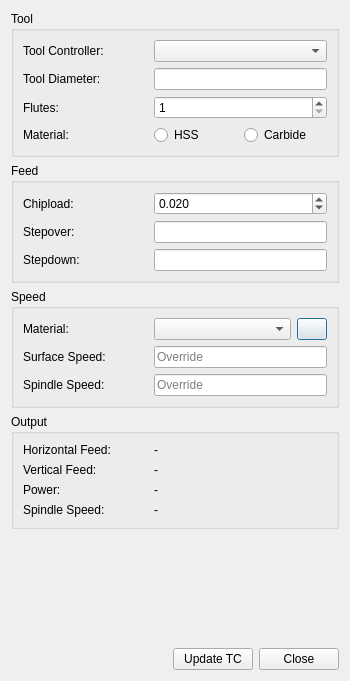
<?xml version="1.0" encoding="UTF-8"?>
<ui version="4.0">
 <class>Dialog</class>
 <widget class="QDialog" name="Dialog">
  <property name="geometry">
   <rect>
    <x>0</x>
    <y>0</y>
    <width>350</width>
    <height>681</height>
   </rect>
  </property>
  <property name="sizePolicy">
   <sizepolicy hsizetype="Preferred" vsizetype="Fixed">
    <horstretch>0</horstretch>
    <verstretch>0</verstretch>
   </sizepolicy>
  </property>
  <property name="minimumSize">
   <size>
    <width>350</width>
    <height>0</height>
   </size>
  </property>
  <property name="windowTitle">
   <string>Path Feeds and Speeds</string>
  </property>
  <property name="statusTip">
   <string/>
  </property>
  <layout class="QGridLayout" name="gridLayout_5">
   <item row="0" column="0">
    <widget class="QGroupBox" name="groupBox">
     <property name="title">
      <string>Tool</string>
     </property>
     <layout class="QGridLayout" name="gridLayout">
      <item row="0" column="0">
       <widget class="QLabel" name="label_13">
        <property name="sizePolicy">
         <sizepolicy hsizetype="Fixed" vsizetype="Preferred">
          <horstretch>0</horstretch>
          <verstretch>0</verstretch>
         </sizepolicy>
        </property>
        <property name="minimumSize">
         <size>
          <width>125</width>
          <height>0</height>
         </size>
        </property>
        <property name="maximumSize">
         <size>
          <width>16777215</width>
          <height>16777215</height>
         </size>
        </property>
        <property name="text">
         <string>Tool Controller:</string>
        </property>
       </widget>
      </item>
      <item row="0" column="1">
       <widget class="QComboBox" name="toolController_CB">
        <property name="toolTip">
         <string>&lt;html&gt;&lt;head/&gt;&lt;body&gt;&lt;p&gt;Tool Controller&lt;/p&gt;&lt;/body&gt;&lt;/html&gt;</string>
        </property>
       </widget>
      </item>
      <item row="1" column="0">
       <widget class="QLabel" name="label_6">
        <property name="sizePolicy">
         <sizepolicy hsizetype="Fixed" vsizetype="Preferred">
          <horstretch>0</horstretch>
          <verstretch>0</verstretch>
         </sizepolicy>
        </property>
        <property name="minimumSize">
         <size>
          <width>125</width>
          <height>0</height>
         </size>
        </property>
        <property name="maximumSize">
         <size>
          <width>16777215</width>
          <height>16777215</height>
         </size>
        </property>
        <property name="text">
         <string>Tool Diameter:</string>
        </property>
       </widget>
      </item>
      <item row="2" column="0">
       <widget class="QLabel" name="label_7">
        <property name="sizePolicy">
         <sizepolicy hsizetype="Fixed" vsizetype="Preferred">
          <horstretch>0</horstretch>
          <verstretch>0</verstretch>
         </sizepolicy>
        </property>
        <property name="minimumSize">
         <size>
          <width>125</width>
          <height>0</height>
         </size>
        </property>
        <property name="maximumSize">
         <size>
          <width>16777215</width>
          <height>16777215</height>
         </size>
        </property>
        <property name="text">
         <string>Flutes:</string>
        </property>
       </widget>
      </item>
      <item row="2" column="1">
       <widget class="QSpinBox" name="flutes_SB">
        <property name="toolTip">
         <string>&lt;html&gt;&lt;head/&gt;&lt;body&gt;&lt;p&gt;Number of flutes or cutting edges&lt;/p&gt;&lt;/body&gt;&lt;/html&gt;</string>
        </property>
        <property name="readOnly">
         <bool>false</bool>
        </property>
        <property name="minimum">
         <number>1</number>
        </property>
       </widget>
      </item>
      <item row="3" column="0" colspan="2">
       <layout class="QHBoxLayout" name="horizontalLayout_9">
        <property name="leftMargin">
         <number>0</number>
        </property>
        <item>
         <widget class="QLabel" name="label_2">
          <property name="sizePolicy">
           <sizepolicy hsizetype="Maximum" vsizetype="Preferred">
            <horstretch>0</horstretch>
            <verstretch>0</verstretch>
           </sizepolicy>
          </property>
          <property name="minimumSize">
           <size>
            <width>125</width>
            <height>0</height>
           </size>
          </property>
          <property name="maximumSize">
           <size>
            <width>16777215</width>
            <height>16777215</height>
           </size>
          </property>
          <property name="text">
           <string>Material:</string>
          </property>
          <property name="alignment">
           <set>Qt::AlignLeading|Qt::AlignLeft|Qt::AlignVCenter</set>
          </property>
         </widget>
        </item>
        <item>
         <widget class="QRadioButton" name="hss_RB">
          <property name="toolTip">
           <string>&lt;html&gt;&lt;head/&gt;&lt;body&gt;&lt;p&gt;High Speed Steel&lt;/p&gt;&lt;/body&gt;&lt;/html&gt;</string>
          </property>
          <property name="text">
           <string>HSS</string>
          </property>
         </widget>
        </item>
        <item>
         <widget class="QRadioButton" name="cbd_RB">
          <property name="toolTip">
           <string>&lt;html&gt;&lt;head/&gt;&lt;body&gt;&lt;p&gt;carbide&lt;/p&gt;&lt;/body&gt;&lt;/html&gt;</string>
          </property>
          <property name="text">
           <string>Carbide</string>
          </property>
         </widget>
        </item>
       </layout>
      </item>
      <item row="1" column="1">
       <widget class="Gui::InputField" name="toolDia_LE">
        <property name="sizePolicy">
         <sizepolicy hsizetype="Preferred" vsizetype="Fixed">
          <horstretch>0</horstretch>
          <verstretch>0</verstretch>
         </sizepolicy>
        </property>
        <property name="toolTip">
         <string>&lt;html&gt;&lt;head/&gt;&lt;body&gt;&lt;p&gt;Tool Diameter&lt;/p&gt;&lt;/body&gt;&lt;/html&gt;</string>
        </property>
        <property name="readOnly">
         <bool>true</bool>
        </property>
        <property name="unit" stdset="0">
         <string notr="true"/>
        </property>
       </widget>
      </item>
     </layout>
    </widget>
   </item>
   <item row="1" column="0">
    <widget class="QGroupBox" name="groupBox_2">
     <property name="title">
      <string>Feed</string>
     </property>
     <layout class="QGridLayout" name="gridLayout_3">
      <item row="0" column="0">
       <widget class="QLabel" name="label_8">
        <property name="sizePolicy">
         <sizepolicy hsizetype="Fixed" vsizetype="Preferred">
          <horstretch>0</horstretch>
          <verstretch>0</verstretch>
         </sizepolicy>
        </property>
        <property name="minimumSize">
         <size>
          <width>125</width>
          <height>0</height>
         </size>
        </property>
        <property name="maximumSize">
         <size>
          <width>16777215</width>
          <height>16777215</height>
         </size>
        </property>
        <property name="text">
         <string>Chipload:</string>
        </property>
       </widget>
      </item>
      <item row="1" column="0">
       <widget class="QLabel" name="label_9">
        <property name="sizePolicy">
         <sizepolicy hsizetype="Fixed" vsizetype="Preferred">
          <horstretch>0</horstretch>
          <verstretch>0</verstretch>
         </sizepolicy>
        </property>
        <property name="minimumSize">
         <size>
          <width>125</width>
          <height>0</height>
         </size>
        </property>
        <property name="maximumSize">
         <size>
          <width>16777215</width>
          <height>16777215</height>
         </size>
        </property>
        <property name="text">
         <string>Stepover:</string>
        </property>
       </widget>
      </item>
      <item row="1" column="1">
       <widget class="Gui::InputField" name="WOC_SP">
        <property name="sizePolicy">
         <sizepolicy hsizetype="Preferred" vsizetype="Fixed">
          <horstretch>0</horstretch>
          <verstretch>0</verstretch>
         </sizepolicy>
        </property>
        <property name="toolTip">
         <string>&lt;html&gt;&lt;head/&gt;&lt;body&gt;&lt;p&gt;stepover or width of cut&lt;/p&gt;&lt;/body&gt;&lt;/html&gt;</string>
        </property>
        <property name="placeholderText">
         <string/>
        </property>
        <property name="unit" stdset="0">
         <string notr="true"/>
        </property>
       </widget>
      </item>
      <item row="2" column="0">
       <widget class="QLabel" name="label_10">
        <property name="sizePolicy">
         <sizepolicy hsizetype="Fixed" vsizetype="Preferred">
          <horstretch>0</horstretch>
          <verstretch>0</verstretch>
         </sizepolicy>
        </property>
        <property name="minimumSize">
         <size>
          <width>125</width>
          <height>0</height>
         </size>
        </property>
        <property name="maximumSize">
         <size>
          <width>16777215</width>
          <height>16777215</height>
         </size>
        </property>
        <property name="text">
         <string>Stepdown:</string>
        </property>
       </widget>
      </item>
      <item row="2" column="1">
       <widget class="Gui::InputField" name="DOC_SP">
        <property name="sizePolicy">
         <sizepolicy hsizetype="Preferred" vsizetype="Fixed">
          <horstretch>0</horstretch>
          <verstretch>0</verstretch>
         </sizepolicy>
        </property>
        <property name="toolTip">
         <string>&lt;html&gt;&lt;head/&gt;&lt;body&gt;&lt;p&gt;stepdown or depth of cut&lt;/p&gt;&lt;/body&gt;&lt;/html&gt;</string>
        </property>
        <property name="unit" stdset="0">
         <string notr="true"/>
        </property>
       </widget>
      </item>
      <item row="0" column="1">
       <widget class="QDoubleSpinBox" name="FPT_SB">
        <property name="toolTip">
         <string>&lt;html&gt;&lt;head/&gt;&lt;body&gt;&lt;p&gt;chipload or feed per tooth. &lt;/p&gt;&lt;/body&gt;&lt;/html&gt;</string>
        </property>
        <property name="decimals">
         <number>3</number>
        </property>
        <property name="minimum">
         <double>0.001000000000000</double>
        </property>
        <property name="maximum">
         <double>1.500000000000000</double>
        </property>
        <property name="singleStep">
         <double>0.010000000000000</double>
        </property>
        <property name="value">
         <double>0.020000000000000</double>
        </property>
       </widget>
      </item>
     </layout>
    </widget>
   </item>
   <item row="2" column="0">
    <widget class="QGroupBox" name="groupBox_3">
     <property name="title">
      <string>Speed</string>
     </property>
     <layout class="QGridLayout" name="gridLayout_2">
      <item row="0" column="0">
       <widget class="QLabel" name="label">
        <property name="sizePolicy">
         <sizepolicy hsizetype="Maximum" vsizetype="Preferred">
          <horstretch>0</horstretch>
          <verstretch>0</verstretch>
         </sizepolicy>
        </property>
        <property name="minimumSize">
         <size>
          <width>125</width>
          <height>0</height>
         </size>
        </property>
        <property name="maximumSize">
         <size>
          <width>16777215</width>
          <height>16777215</height>
         </size>
        </property>
        <property name="text">
         <string>Material:</string>
        </property>
       </widget>
      </item>
      <item row="0" column="1">
       <layout class="QHBoxLayout" name="horizontalLayout_2">
        <item>
         <widget class="QComboBox" name="material_CB">
          <property name="toolTip">
           <string>&lt;html&gt;&lt;head/&gt;&lt;body&gt;&lt;p&gt;material of stock&lt;/p&gt;&lt;/body&gt;&lt;/html&gt;</string>
          </property>
         </widget>
        </item>
        <item>
         <widget class="QPushButton" name="material_editor_PB">
          <property name="maximumSize">
           <size>
            <width>30</width>
            <height>16777215</height>
           </size>
          </property>
          <property name="text">
           <string/>
          </property>
         </widget>
        </item>
       </layout>
      </item>
      <item row="1" column="0">
       <widget class="QLabel" name="label_11">
        <property name="sizePolicy">
         <sizepolicy hsizetype="Maximum" vsizetype="Preferred">
          <horstretch>0</horstretch>
          <verstretch>0</verstretch>
         </sizepolicy>
        </property>
        <property name="minimumSize">
         <size>
          <width>125</width>
          <height>0</height>
         </size>
        </property>
        <property name="maximumSize">
         <size>
          <width>16777215</width>
          <height>16777215</height>
         </size>
        </property>
        <property name="text">
         <string>Surface Speed:</string>
        </property>
        <property name="alignment">
         <set>Qt::AlignLeading|Qt::AlignLeft|Qt::AlignVCenter</set>
        </property>
       </widget>
      </item>
      <item row="1" column="1">
       <widget class="QLineEdit" name="ss_LE">
        <property name="sizePolicy">
         <sizepolicy hsizetype="Preferred" vsizetype="Fixed">
          <horstretch>0</horstretch>
          <verstretch>0</verstretch>
         </sizepolicy>
        </property>
        <property name="toolTip">
         <string>&lt;html&gt;&lt;head/&gt;&lt;body&gt;&lt;p&gt;surface speed&lt;/p&gt;&lt;/body&gt;&lt;/html&gt;</string>
        </property>
        <property name="placeholderText">
         <string>Override</string>
        </property>
        <property name="unit" stdset="0">
         <string notr="true"/>
        </property>
       </widget>
      </item>
      <item row="2" column="0">
       <widget class="QLabel" name="label_3">
        <property name="sizePolicy">
         <sizepolicy hsizetype="Maximum" vsizetype="Preferred">
          <horstretch>0</horstretch>
          <verstretch>0</verstretch>
         </sizepolicy>
        </property>
        <property name="minimumSize">
         <size>
          <width>125</width>
          <height>0</height>
         </size>
        </property>
        <property name="maximumSize">
         <size>
          <width>16777215</width>
          <height>16777215</height>
         </size>
        </property>
        <property name="text">
         <string>Spindle Speed:</string>
        </property>
        <property name="alignment">
         <set>Qt::AlignLeading|Qt::AlignLeft|Qt::AlignVCenter</set>
        </property>
       </widget>
      </item>
      <item row="2" column="1">
       <widget class="QLineEdit" name="rpm_LE">
        <property name="sizePolicy">
         <sizepolicy hsizetype="Preferred" vsizetype="Fixed">
          <horstretch>0</horstretch>
          <verstretch>0</verstretch>
         </sizepolicy>
        </property>
        <property name="toolTip">
         <string>&lt;html&gt;&lt;head/&gt;&lt;body&gt;&lt;p&gt;spindle speed or rpm&lt;/p&gt;&lt;/body&gt;&lt;/html&gt;</string>
        </property>
        <property name="placeholderText">
         <string>Override</string>
        </property>
        <property name="clearButtonEnabled">
         <bool>true</bool>
        </property>
        <property name="unit" stdset="0">
         <string notr="true"/>
        </property>
       </widget>
      </item>
     </layout>
    </widget>
   </item>
   <item row="3" column="0">
    <widget class="QGroupBox" name="groupBox_4">
     <property name="title">
      <string>Output</string>
     </property>
     <layout class="QGridLayout" name="gridLayout_4">
      <item row="0" column="0">
       <layout class="QHBoxLayout" name="horizontalLayout_7">
        <item>
         <widget class="QLabel" name="label_4">
          <property name="sizePolicy">
           <sizepolicy hsizetype="Maximum" vsizetype="Preferred">
            <horstretch>0</horstretch>
            <verstretch>0</verstretch>
           </sizepolicy>
          </property>
          <property name="minimumSize">
           <size>
            <width>125</width>
            <height>0</height>
           </size>
          </property>
          <property name="maximumSize">
           <size>
            <width>16777215</width>
            <height>16777215</height>
           </size>
          </property>
          <property name="text">
           <string>Horizontal Feed:</string>
          </property>
         </widget>
        </item>
        <item>
         <widget class="QLabel" name="hfeed_result">
          <property name="text">
           <string>-</string>
          </property>
         </widget>
        </item>
       </layout>
      </item>
      <item row="1" column="0">
       <layout class="QHBoxLayout" name="horizontalLayout">
        <item>
         <widget class="QLabel" name="label_14">
          <property name="sizePolicy">
           <sizepolicy hsizetype="Maximum" vsizetype="Preferred">
            <horstretch>0</horstretch>
            <verstretch>0</verstretch>
           </sizepolicy>
          </property>
          <property name="minimumSize">
           <size>
            <width>125</width>
            <height>0</height>
           </size>
          </property>
          <property name="maximumSize">
           <size>
            <width>16777215</width>
            <height>16777215</height>
           </size>
          </property>
          <property name="text">
           <string>Vertical Feed:</string>
          </property>
         </widget>
        </item>
        <item>
         <widget class="QLabel" name="vfeed_result">
          <property name="text">
           <string>-</string>
          </property>
         </widget>
        </item>
       </layout>
      </item>
      <item row="2" column="0">
       <layout class="QHBoxLayout" name="horizontalLayout_8">
        <item>
         <widget class="QLabel" name="label_5">
          <property name="sizePolicy">
           <sizepolicy hsizetype="Maximum" vsizetype="Preferred">
            <horstretch>0</horstretch>
            <verstretch>0</verstretch>
           </sizepolicy>
          </property>
          <property name="minimumSize">
           <size>
            <width>125</width>
            <height>0</height>
           </size>
          </property>
          <property name="maximumSize">
           <size>
            <width>16777215</width>
            <height>16777215</height>
           </size>
          </property>
          <property name="text">
           <string>Power:</string>
          </property>
         </widget>
        </item>
        <item>
         <widget class="QLabel" name="hp_result">
          <property name="text">
           <string>-</string>
          </property>
         </widget>
        </item>
       </layout>
      </item>
      <item row="3" column="0">
       <layout class="QHBoxLayout" name="horizontalLayout_12">
        <item>
         <widget class="QLabel" name="label_12">
          <property name="sizePolicy">
           <sizepolicy hsizetype="Maximum" vsizetype="Preferred">
            <horstretch>0</horstretch>
            <verstretch>0</verstretch>
           </sizepolicy>
          </property>
          <property name="minimumSize">
           <size>
            <width>125</width>
            <height>0</height>
           </size>
          </property>
          <property name="maximumSize">
           <size>
            <width>16777215</width>
            <height>16777215</height>
           </size>
          </property>
          <property name="text">
           <string>Spindle Speed:</string>
          </property>
         </widget>
        </item>
        <item>
         <widget class="QLabel" name="rpm_result">
          <property name="text">
           <string>-</string>
          </property>
         </widget>
        </item>
       </layout>
      </item>
     </layout>
    </widget>
   </item>
   <item row="4" column="0">
    <spacer name="verticalSpacer">
     <property name="orientation">
      <enum>Qt::Vertical</enum>
     </property>
     <property name="sizeHint" stdset="0">
      <size>
       <width>20</width>
       <height>2</height>
      </size>
     </property>
    </spacer>
   </item>
   <item row="5" column="0">
    <layout class="QHBoxLayout" name="horizontalLayout_16">
     <item>
      <spacer name="horizontalSpacer_2">
       <property name="orientation">
        <enum>Qt::Horizontal</enum>
       </property>
       <property name="sizeHint" stdset="0">
        <size>
         <width>40</width>
         <height>20</height>
        </size>
       </property>
      </spacer>
     </item>
     <item>
      <layout class="QHBoxLayout" name="horizontalLayout_15">
       <item>
        <widget class="QPushButton" name="update_PB">
         <property name="toolTip">
          <string>&lt;html&gt;&lt;head/&gt;&lt;body&gt;&lt;p&gt;apply the feed and spindle speed to the selected tool controller&lt;/p&gt;&lt;/body&gt;&lt;/html&gt;</string>
         </property>
         <property name="text">
          <string>Update TC</string>
         </property>
        </widget>
       </item>
       <item>
        <widget class="QPushButton" name="close_PB">
         <property name="toolTip">
          <string>&lt;html&gt;&lt;head/&gt;&lt;body&gt;&lt;p&gt;close the dialog&lt;/p&gt;&lt;/body&gt;&lt;/html&gt;</string>
         </property>
         <property name="text">
          <string>Close</string>
         </property>
        </widget>
       </item>
      </layout>
     </item>
    </layout>
   </item>
  </layout>
 </widget>
 <customwidgets>
  <customwidget>
   <class>Gui::InputField</class>
   <extends>QLineEdit</extends>
   <header>Gui/InputField.h</header>
  </customwidget>
 </customwidgets>
 <tabstops>
  <tabstop>toolController_CB</tabstop>
  <tabstop>toolDia_LE</tabstop>
  <tabstop>flutes_SB</tabstop>
  <tabstop>hss_RB</tabstop>
  <tabstop>cbd_RB</tabstop>
  <tabstop>FPT_SB</tabstop>
  <tabstop>WOC_SP</tabstop>
  <tabstop>DOC_SP</tabstop>
  <tabstop>material_CB</tabstop>
  <tabstop>ss_LE</tabstop>
  <tabstop>rpm_LE</tabstop>
  <tabstop>update_PB</tabstop>
  <tabstop>close_PB</tabstop>
 </tabstops>
 <resources/>
 <connections/>
</ui>
